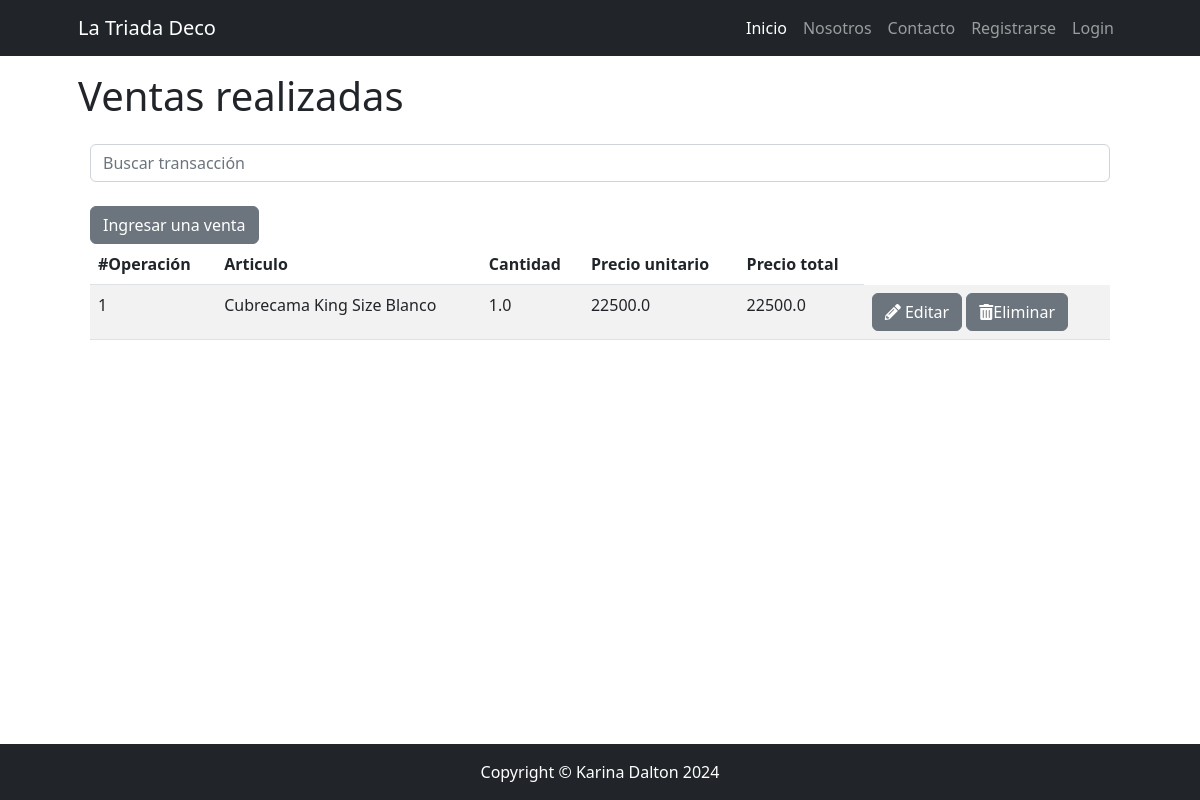
/catalogo/venta/list/, run on an earlier commit of the app's database.
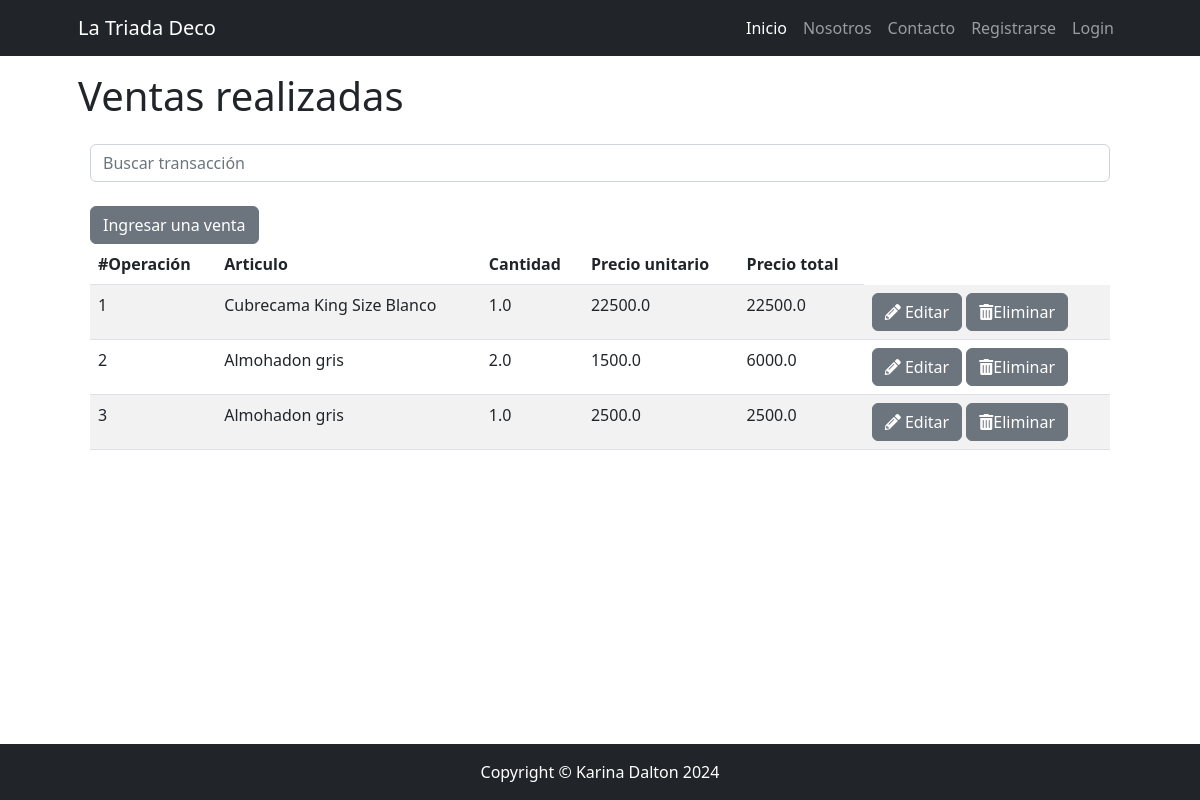
And on a later commit of the database.
### apps/catalogo/models.py (models this page shows, shortened)
class Venta(models.Model):
    operacion = models.AutoField(primary_key=True)
    articulo = models.ForeignKey(
        Producto, null=True, blank=True, on_delete=models.SET_NULL)
    cliente = models.ForeignKey(
        Cliente, null=True, blank=True, on_delete=models.SET_NULL)
    cantidad = models.FloatField()
    precio_unitario = models.FloatField(default=0, editable=True)
    precio_neto = models.FloatField(default=0, editable=True)
    fecha_operacion = models.DateField(
        default=timezone.now, editable=False, verbose_name="fecha de operación")

class Producto(models.Model):
    nombre = models.CharField(max_length=150)
    categoria = models.ForeignKey(
        Categoria, null=True, blank=True, on_delete=models.SET_NULL)
    precio = models.FloatField()
    fecha_creacion = models.DateField(
        default=timezone.now, editable=False, verbose_name="fecha de creación")
    descripcion = models.TextField(
        null=True, blank=True, verbose_name="descripción")
    def __str__(self):
        return f"{self.nombre}"
    class Meta:
        verbose_name = "producto"
        verbose_name_plural = "productos"

### apps/catalogo/views.py (the view)
# urls.py: path("venta/list/", VentaList.as_view(), name="venta_list"),
class VentaList(ListView):
    model = Venta
    template_name = 'catalogo/venta_list.html'
    def get_queryset(self):
        if self.request.GET.get("consulta"):
            consulta = self.request.GET.get("consulta")
            object_list = Venta.objects.filter(nombre__icontains=consulta)
        else:
            object_list = Venta.objects.all()
        return object_list

### apps/catalogo/templates/catalogo/venta_list.html
{% extends 'core/base.html' %}
{% block content_title %}
Ventas realizadas
{% endblock content_title %}
{% block content %}
<div class="container">
    <div class="mb-4">
        <form method="get">
            <input type="text" class="form-control" name="consulta" placeholder="Buscar transacción">
        </form>
    </div>
    <a {% if user.is_authenticated %} href="{% url 'catalogo:venta_form' %}" {% else %} href="{% url 'core:login' %}"
        {%endif %} class="btn btn-secondary">Ingresar una venta</a>
    <table class="table table-striped">
        <thead>
            <tr>
                <th>#Operación</th>
                <th>Articulo</th>
                <th>Cantidad</th>
                <th>Precio unitario</th>
                <th>Precio total</th>
            </tr>
        </thead>
        <tbody>
            {% for item in object_list %}
            <tr>
                <td>{{ item.operacion }}</td>
                <td>{{ item.articulo }}</td>
                <td>{{ item.cantidad }}</td>
                <td>{{ item.precio_unitario }}</td>
                <td>{{ item.precio_neto }}</td>
                <td>
                    <a href=" {% url 'catalogo:venta_update' item.pk %}" class="btn btn-secondary"><i
                            class="fas fa-pencil-alt"></i> Editar</a>
                    <a href="{% url 'catalogo:venta_confirm_delete' item.pk %}" class="btn btn-secondary"><i
                            class="fas fa-trash-alt"></i>Eliminar</a>
                </td>
            </tr>
            {% empty %}
            <tr>
                <td class="text-center">No hay información disponible.</td>
            </tr>
            {% endfor %}
        </tbody>
    </table>
</div>
{% endblock content %}

### apps/core/templates/core/base.html (shortened to what this page needs)
{% load static %}
<!DOCTYPE html>
<html lang="en">
<head>
    <link href="https://cdnjs.cloudflare.com/ajax/libs/font-awesome/5.15.4/css/all.min.css" rel="stylesheet">
    <link href="{% static 'core/css/styles.css' %}" rel="stylesheet" />
</head>
<body>
    {% include 'core/navbar.html' %}
    <div class="container px-4 px-lg-5">
        <div class="row gx-4 gx-lg-5 align-items-center my-3">
            <h1 class="font-weight-light">
                {% block content_title %}
                {% endblock content_title %}
            </h1>
        </div>
        {% block content %}
        {% endblock content %}
    </div>
    {% include 'core/footer.html' %}
</body>
</html>

### apps/core/templates/core/navbar.html (shortened to what this page needs)
<nav class="navbar navbar-expand-lg navbar-dark bg-dark">
    <div class="container px-5">
        <a href="{% url 'core:index' %}" class="navbar-brand" type="button">La Triada Deco</a>
        <div class="collapse navbar-collapse" id="navbarSupportedContent">
            <ul class="navbar-nav ms-auto mb-2 mb-lg-0">
                <li class="nav-item"><a class="nav-link {% if '/catalogo/' in request.path %} active {% endif %}"
                        href="{% url 'catalogo:index' %}">Inicio</a></li>
                <li class="nav-item"><a class="nav-link {% if '/about/' in request.path %} active {% endif %}"
                        href="{% url 'core:about' %}">Nosotros</a></li>
                <li class="nav-item"><a class="nav-link {% if '/contact/form/' in request.path %} active {% endif %}"
                        href="{% url 'core:contact_form' %}">Contacto</a></li>
                {% if user.is_authenticated %}
                <li class="nav-item nav-link text-bg-secondary">{{ user.username }}</li>
                <li class="nav-item">
                    <form action="{% url 'core:logout' %}" method="post">
                        {% csrf_token %}
                        <button type="submit" class="btn btn-dark">Logout</button>
                    </form>
                </li>
                {% else %}
                <li class="nav-item"><a class="nav-link {% if '/register/' in request.path %} active {% endif %}"
                        href="{% url 'core:register' %}">Registrarse</a></li>
                <li class="nav-item"><a class="nav-link {% if '/login/' in request.path %} active {% endif %}"
                        href="{% url 'core:login' %}">Login</a></li>
                {% endif %}
            </ul>
        </div>
    </div>
</nav>

### apps/core/templates/core/footer.html
<footer class="py-3 bg-dark fixed-bottom">
    <div class="container px-4 px-lg-5">
        <p class="m-0 text-center text-white">Copyright &copy; Karina Dalton 2024</p>
    </div>
</footer>

What changed in the data, as far as the page shows it:
added Venta: operacion "2", articulo "Almohadon gris", cantidad "2.0", precio_unitario "1500.0", precio_neto "6000.0"
added Venta: operacion "3", articulo "Almohadon gris", cantidad "1.0", precio_unitario "2500.0", precio_neto "2500.0"
